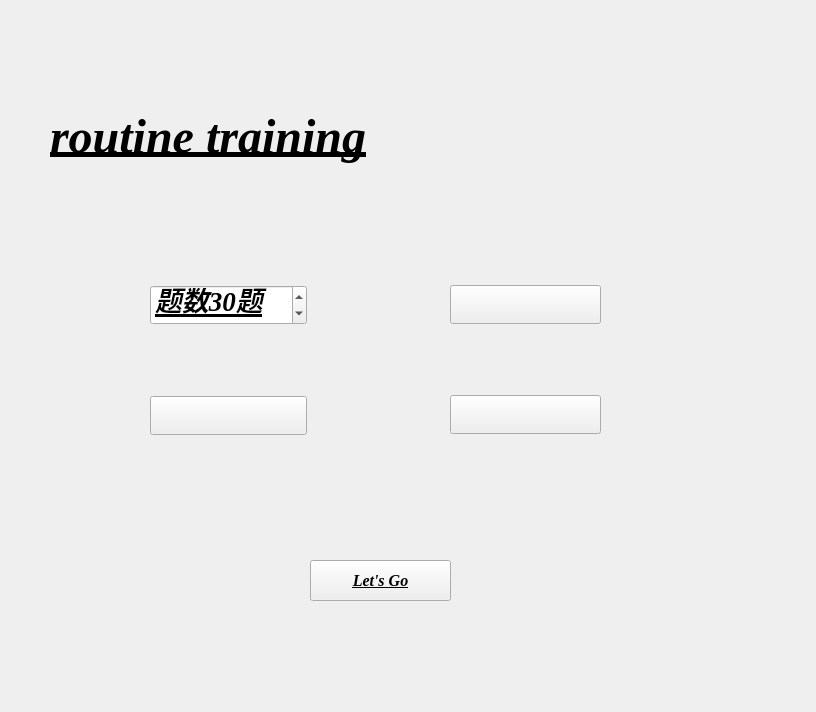
<?xml version="1.0" encoding="UTF-8"?>
<ui version="4.0">
 <class>Form</class>
 <widget class="QWidget" name="Form">
  <property name="geometry">
   <rect>
    <x>0</x>
    <y>0</y>
    <width>816</width>
    <height>712</height>
   </rect>
  </property>
  <property name="font">
   <font>
    <family>Times New Roman</family>
    <pointsize>20</pointsize>
    <weight>75</weight>
    <italic>true</italic>
    <bold>true</bold>
    <underline>true</underline>
   </font>
  </property>
  <property name="windowTitle">
   <string>Form</string>
  </property>
  <widget class="LargeTitleLabel" name="LargeTitleLabel">
   <property name="geometry">
    <rect>
     <x>50</x>
     <y>110</y>
     <width>351</width>
     <height>54</height>
    </rect>
   </property>
   <property name="font">
    <font>
     <family>Times New Roman</family>
     <pointsize>36</pointsize>
     <weight>75</weight>
     <italic>true</italic>
     <bold>true</bold>
     <underline>true</underline>
    </font>
   </property>
   <property name="autoFillBackground">
    <bool>false</bool>
   </property>
   <property name="text">
    <string>routine training</string>
   </property>
  </widget>
  <widget class="PillPushButton" name="PillPushButton">
   <property name="geometry">
    <rect>
     <x>310</x>
     <y>560</y>
     <width>141</width>
     <height>41</height>
    </rect>
   </property>
   <property name="font">
    <font>
     <family>Times New Roman</family>
     <pointsize>12</pointsize>
     <weight>75</weight>
     <italic>true</italic>
     <bold>true</bold>
     <underline>true</underline>
    </font>
   </property>
   <property name="text">
    <string>Let's Go</string>
   </property>
   <property name="icon">
    <iconset>
     <normaloff>resource/deepseek.png</normaloff>resource/deepseek.png</iconset>
   </property>
   <property name="iconSize">
    <size>
     <width>18</width>
     <height>18</height>
    </size>
   </property>
  </widget>
  <widget class="QWidget" name="layoutWidget">
   <property name="geometry">
    <rect>
     <x>150</x>
     <y>220</y>
     <width>157</width>
     <height>281</height>
    </rect>
   </property>
   <layout class="QVBoxLayout" name="verticalLayout">
    <item>
     <widget class="SpinBox" name="SpinBox">
      <property name="suffix">
       <string>题</string>
      </property>
      <property name="prefix">
       <string>题数</string>
      </property>
      <property name="value">
       <number>30</number>
      </property>
     </widget>
    </item>
    <item>
     <widget class="ComboBox" name="ComboBox"/>
    </item>
   </layout>
  </widget>
  <widget class="QWidget" name="layoutWidget">
   <property name="geometry">
    <rect>
     <x>450</x>
     <y>220</y>
     <width>151</width>
     <height>281</height>
    </rect>
   </property>
   <layout class="QVBoxLayout" name="verticalLayout_2">
    <item>
     <widget class="ComboBox" name="ComboBox_3"/>
    </item>
    <item>
     <widget class="ComboBox" name="ComboBox_4"/>
    </item>
   </layout>
  </widget>
 </widget>
 <customwidgets>
  <customwidget>
   <class>ComboBox</class>
   <extends>QPushButton</extends>
   <header>qfluentwidgets</header>
  </customwidget>
  <customwidget>
   <class>PushButton</class>
   <extends>QPushButton</extends>
   <header>qfluentwidgets</header>
  </customwidget>
  <customwidget>
   <class>PillPushButton</class>
   <extends>ToggleButton</extends>
   <header>qfluentwidgets</header>
  </customwidget>
  <customwidget>
   <class>ToggleButton</class>
   <extends>PushButton</extends>
   <header>qfluentwidgets</header>
  </customwidget>
  <customwidget>
   <class>LargeTitleLabel</class>
   <extends>QLabel</extends>
   <header>qfluentwidgets</header>
  </customwidget>
  <customwidget>
   <class>SpinBox</class>
   <extends>QSpinBox</extends>
   <header>qfluentwidgets</header>
  </customwidget>
 </customwidgets>
 <resources/>
 <connections/>
</ui>
